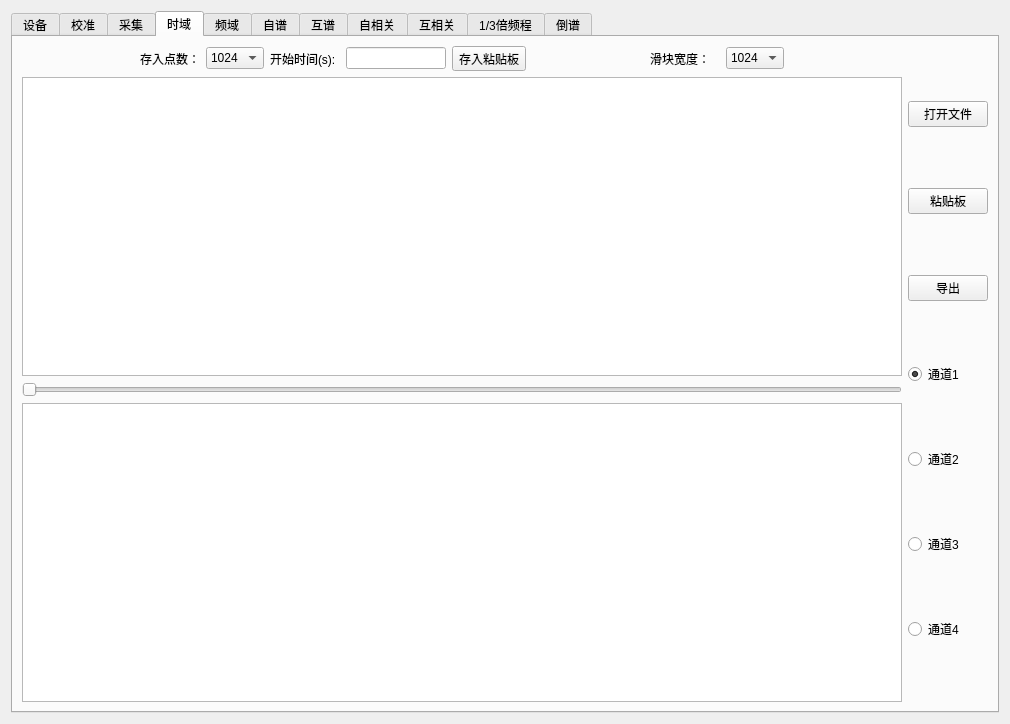
<?xml version="1.0" encoding="UTF-8"?>
<ui version="4.0">
 <class>SoundTest::WidgetSoundTest</class>
 <widget class="QWidget" name="SoundTest::WidgetSoundTest">
  <property name="geometry">
   <rect>
    <x>0</x>
    <y>0</y>
    <width>1010</width>
    <height>715</height>
   </rect>
  </property>
  <property name="windowTitle">
   <string>Toolbars</string>
  </property>
  <layout class="QVBoxLayout" name="verticalLayout_20">
   <item>
    <widget class="QTabWidget" name="tab_sound_test">
     <property name="currentIndex">
      <number>3</number>
     </property>
     <widget class="QWidget" name="tab_shebei">
      <attribute name="title">
       <string>设备</string>
      </attribute>
      <layout class="QHBoxLayout" name="horizontalLayout_3">
       <item>
        <layout class="QHBoxLayout" name="horizontalLayout_2">
         <item>
          <widget class="QTableView" name="tableViewShebei"/>
         </item>
         <item>
          <layout class="QVBoxLayout" name="verticalLayout">
           <item>
            <widget class="QPushButton" name="pushButtonShaomiao">
             <property name="text">
              <string>扫描设备</string>
             </property>
            </widget>
           </item>
           <item>
            <widget class="QPushButton" name="pushButtonSellect">
             <property name="text">
              <string>设为采集</string>
             </property>
            </widget>
           </item>
          </layout>
         </item>
        </layout>
       </item>
      </layout>
     </widget>
     <widget class="QWidget" name="tab_jiaozhun">
      <attribute name="title">
       <string>校准</string>
      </attribute>
      <layout class="QHBoxLayout" name="horizontalLayout_7">
       <item>
        <layout class="QHBoxLayout" name="horizontalLayout_6">
         <property name="leftMargin">
          <number>0</number>
         </property>
         <item>
          <layout class="QVBoxLayout" name="verticalLayout_5">
           <item>
            <widget class="QTableView" name="tableViewTongdao">
             <property name="maximumSize">
              <size>
               <width>16777215</width>
               <height>150</height>
              </size>
             </property>
            </widget>
           </item>
           <item>
            <widget class="QChartView" name="graphicsViewCeliTime"/>
           </item>
           <item>
            <widget class="QChartView" name="graphicsViewCeliFreq"/>
           </item>
           <item>
            <widget class="QTextEdit" name="textEditCeliRes">
             <property name="maximumSize">
              <size>
               <width>16777215</width>
               <height>30</height>
              </size>
             </property>
            </widget>
           </item>
          </layout>
         </item>
         <item>
          <layout class="QVBoxLayout" name="verticalLayout_3">
           <property name="sizeConstraint">
            <enum>QLayout::SetMinimumSize</enum>
           </property>
           <property name="leftMargin">
            <number>20</number>
           </property>
           <property name="rightMargin">
            <number>0</number>
           </property>
           <item>
            <widget class="QRadioButton" name="radioButtonCelibration1">
             <property name="text">
              <string>通道1</string>
             </property>
             <property name="checked">
              <bool>true</bool>
             </property>
            </widget>
           </item>
           <item>
            <widget class="QRadioButton" name="radioButtonCelibration2">
             <property name="text">
              <string>通道2</string>
             </property>
            </widget>
           </item>
           <item>
            <widget class="QRadioButton" name="radioButtonCelibration3">
             <property name="text">
              <string>通道3</string>
             </property>
            </widget>
           </item>
           <item>
            <widget class="QRadioButton" name="radioButtonCelibration4">
             <property name="text">
              <string>通道4</string>
             </property>
            </widget>
           </item>
           <item>
            <widget class="QPushButton" name="pushButtonShowWave">
             <property name="text">
              <string>显示波形</string>
             </property>
            </widget>
           </item>
           <item>
            <widget class="QPushButton" name="pushButtonStartCelibration">
             <property name="text">
              <string>开始校准</string>
             </property>
            </widget>
           </item>
          </layout>
         </item>
        </layout>
       </item>
      </layout>
     </widget>
     <widget class="QWidget" name="tab_caiji">
      <attribute name="title">
       <string>采集</string>
      </attribute>
      <layout class="QHBoxLayout" name="horizontalLayout_5">
       <item>
        <layout class="QHBoxLayout" name="horizontalLayout_4">
         <item>
          <layout class="QGridLayout" name="gridLayout">
           <item row="0" column="1">
            <widget class="QChartView" name="graphicsView2"/>
           </item>
           <item row="0" column="0">
            <widget class="QChartView" name="graphicsView1"/>
           </item>
           <item row="1" column="1">
            <widget class="QChartView" name="graphicsView4"/>
           </item>
           <item row="1" column="0">
            <widget class="QChartView" name="graphicsView3"/>
           </item>
          </layout>
         </item>
         <item>
          <layout class="QVBoxLayout" name="verticalLayout_2">
           <item>
            <layout class="QVBoxLayout" name="verticalLayout_16">
             <item>
              <widget class="QLabel" name="label_3">
               <property name="maximumSize">
                <size>
                 <width>16777215</width>
                 <height>30</height>
                </size>
               </property>
               <property name="text">
                <string>采样频率(Hz)：</string>
               </property>
              </widget>
             </item>
             <item>
              <widget class="QComboBox" name="comboBoxFs">
               <property name="maximumSize">
                <size>
                 <width>16777215</width>
                 <height>25</height>
                </size>
               </property>
               <item>
                <property name="text">
                 <string>128k</string>
                </property>
               </item>
               <item>
                <property name="text">
                 <string>64k</string>
                </property>
               </item>
               <item>
                <property name="text">
                 <string>32k</string>
                </property>
               </item>
               <item>
                <property name="text">
                 <string>16k</string>
                </property>
               </item>
               <item>
                <property name="text">
                 <string>8k</string>
                </property>
               </item>
               <item>
                <property name="text">
                 <string>4k</string>
                </property>
               </item>
               <item>
                <property name="text">
                 <string>2k</string>
                </property>
               </item>
               <item>
                <property name="text">
                 <string>1k</string>
                </property>
               </item>
              </widget>
             </item>
            </layout>
           </item>
           <item>
            <layout class="QVBoxLayout" name="verticalLayout_14">
             <item>
              <widget class="QLabel" name="label">
               <property name="maximumSize">
                <size>
                 <width>16777215</width>
                 <height>30</height>
                </size>
               </property>
               <property name="text">
                <string>示波点数：</string>
               </property>
              </widget>
             </item>
             <item>
              <widget class="QComboBox" name="comboBoxShiboLength">
               <item>
                <property name="text">
                 <string>1024</string>
                </property>
               </item>
               <item>
                <property name="text">
                 <string>2048</string>
                </property>
               </item>
               <item>
                <property name="text">
                 <string>4096</string>
                </property>
               </item>
               <item>
                <property name="text">
                 <string>8192</string>
                </property>
               </item>
              </widget>
             </item>
             <item>
              <widget class="QPushButton" name="pushButtonShibo">
               <property name="text">
                <string>示波</string>
               </property>
              </widget>
             </item>
             <item>
              <widget class="QPushButton" name="pushButtonStopShibo">
               <property name="text">
                <string>停止示波</string>
               </property>
              </widget>
             </item>
            </layout>
           </item>
           <item>
            <layout class="QVBoxLayout" name="verticalLayout_15">
             <item>
              <widget class="QLabel" name="label_2">
               <property name="maximumSize">
                <size>
                 <width>16777215</width>
                 <height>30</height>
                </size>
               </property>
               <property name="text">
                <string>采样点数：</string>
               </property>
              </widget>
             </item>
             <item>
              <widget class="QComboBox" name="comboBoxCaiyangLength">
               <item>
                <property name="text">
                 <string>1024</string>
                </property>
               </item>
               <item>
                <property name="text">
                 <string>2048</string>
                </property>
               </item>
               <item>
                <property name="text">
                 <string>4096</string>
                </property>
               </item>
               <item>
                <property name="text">
                 <string>8192</string>
                </property>
               </item>
               <item>
                <property name="text">
                 <string>2min</string>
                </property>
               </item>
               <item>
                <property name="text">
                 <string>10min</string>
                </property>
               </item>
              </widget>
             </item>
             <item>
              <widget class="QPushButton" name="pushButtonCaiyang">
               <property name="text">
                <string>采样</string>
               </property>
              </widget>
             </item>
            </layout>
           </item>
           <item>
            <layout class="QVBoxLayout" name="verticalLayout_21">
             <property name="topMargin">
              <number>0</number>
             </property>
             <item>
              <widget class="QLabel" name="label_4">
               <property name="maximumSize">
                <size>
                 <width>16777215</width>
                 <height>30</height>
                </size>
               </property>
               <property name="text">
                <string>通道1:</string>
               </property>
              </widget>
             </item>
             <item>
              <widget class="QRadioButton" name="radioButtonAC1">
               <property name="text">
                <string>AC</string>
               </property>
              </widget>
             </item>
             <item>
              <widget class="QRadioButton" name="radioButtonDC1">
               <property name="text">
                <string>DC</string>
               </property>
              </widget>
             </item>
             <item>
              <widget class="QRadioButton" name="radioButtonIepe1">
               <property name="text">
                <string>IEPE AC</string>
               </property>
               <property name="checked">
                <bool>true</bool>
               </property>
              </widget>
             </item>
            </layout>
           </item>
           <item>
            <layout class="QVBoxLayout" name="verticalLayout_18">
             <property name="topMargin">
              <number>0</number>
             </property>
             <item>
              <widget class="QLabel" name="label_7">
               <property name="maximumSize">
                <size>
                 <width>16777215</width>
                 <height>30</height>
                </size>
               </property>
               <property name="text">
                <string>通道2:</string>
               </property>
              </widget>
             </item>
             <item>
              <widget class="QRadioButton" name="radioButtonAC2">
               <property name="text">
                <string>AC</string>
               </property>
              </widget>
             </item>
             <item>
              <widget class="QRadioButton" name="radioButtonDC2">
               <property name="text">
                <string>DC</string>
               </property>
              </widget>
             </item>
             <item>
              <widget class="QRadioButton" name="radioButtonIepe2">
               <property name="text">
                <string>IEPE AC</string>
               </property>
               <property name="checked">
                <bool>true</bool>
               </property>
              </widget>
             </item>
            </layout>
           </item>
           <item>
            <layout class="QVBoxLayout" name="verticalLayout_19">
             <item>
              <widget class="QLabel" name="label_6">
               <property name="maximumSize">
                <size>
                 <width>16777215</width>
                 <height>30</height>
                </size>
               </property>
               <property name="text">
                <string>通道3:</string>
               </property>
              </widget>
             </item>
             <item>
              <widget class="QRadioButton" name="radioButtonAC3">
               <property name="text">
                <string>AC</string>
               </property>
              </widget>
             </item>
             <item>
              <widget class="QRadioButton" name="radioButtonDC3">
               <property name="text">
                <string>DC</string>
               </property>
              </widget>
             </item>
             <item>
              <widget class="QRadioButton" name="radioButtonIepe3">
               <property name="text">
                <string>IEPE AC</string>
               </property>
               <property name="checked">
                <bool>true</bool>
               </property>
              </widget>
             </item>
            </layout>
           </item>
           <item>
            <layout class="QVBoxLayout" name="verticalLayout_17">
             <item>
              <widget class="QLabel" name="label_5">
               <property name="maximumSize">
                <size>
                 <width>16777215</width>
                 <height>30</height>
                </size>
               </property>
               <property name="text">
                <string>通道4:</string>
               </property>
              </widget>
             </item>
             <item>
              <widget class="QRadioButton" name="radioButtonAC4">
               <property name="text">
                <string>AC</string>
               </property>
              </widget>
             </item>
             <item>
              <widget class="QRadioButton" name="radioButtonDC4">
               <property name="text">
                <string>DC</string>
               </property>
              </widget>
             </item>
             <item>
              <widget class="QRadioButton" name="radioButtonIepe4">
               <property name="text">
                <string>IEPE AC</string>
               </property>
               <property name="checked">
                <bool>true</bool>
               </property>
              </widget>
             </item>
            </layout>
           </item>
          </layout>
         </item>
        </layout>
       </item>
      </layout>
     </widget>
     <widget class="QWidget" name="tab_shiyu">
      <attribute name="title">
       <string>时域</string>
      </attribute>
      <layout class="QHBoxLayout" name="horizontalLayout_9">
       <item>
        <layout class="QGridLayout" name="gridLayout_2">
         <property name="rightMargin">
          <number>0</number>
         </property>
         <item row="2" column="0">
          <widget class="QChartView" name="graphicsViewTimeAnalysis"/>
         </item>
         <item row="3" column="0">
          <widget class="QSlider" name="horizontalSliderTime">
           <property name="orientation">
            <enum>Qt::Horizontal</enum>
           </property>
          </widget>
         </item>
         <item row="4" column="0">
          <widget class="QTextEdit" name="textEditTimeAnalysis"/>
         </item>
         <item row="0" column="0">
          <layout class="QHBoxLayout" name="horizontalLayout_17">
           <property name="topMargin">
            <number>0</number>
           </property>
           <property name="rightMargin">
            <number>0</number>
           </property>
           <item>
            <layout class="QHBoxLayout" name="horizontalLayout_18">
             <property name="rightMargin">
              <number>0</number>
             </property>
             <item>
              <layout class="QHBoxLayout" name="horizontalLayout_20">
               <item>
                <widget class="QLabel" name="label_8">
                 <property name="sizePolicy">
                  <sizepolicy hsizetype="Minimum" vsizetype="Preferred">
                   <horstretch>0</horstretch>
                   <verstretch>0</verstretch>
                  </sizepolicy>
                 </property>
                 <property name="maximumSize">
                  <size>
                   <width>60</width>
                   <height>16777215</height>
                  </size>
                 </property>
                 <property name="text">
                  <string>存入点数：</string>
                 </property>
                </widget>
               </item>
               <item>
                <widget class="QComboBox" name="comboBoxPoints">
                 <property name="sizePolicy">
                  <sizepolicy hsizetype="Maximum" vsizetype="Fixed">
                   <horstretch>0</horstretch>
                   <verstretch>0</verstretch>
                  </sizepolicy>
                 </property>
                 <item>
                  <property name="text">
                   <string>1024</string>
                  </property>
                 </item>
                 <item>
                  <property name="text">
                   <string>2048</string>
                  </property>
                 </item>
                 <item>
                  <property name="text">
                   <string>4096</string>
                  </property>
                 </item>
                 <item>
                  <property name="text">
                   <string>8192</string>
                  </property>
                 </item>
                </widget>
               </item>
              </layout>
             </item>
             <item>
              <layout class="QHBoxLayout" name="horizontalLayout_22">
               <item>
                <widget class="QLabel" name="label_10">
                 <property name="maximumSize">
                  <size>
                   <width>70</width>
                   <height>16777215</height>
                  </size>
                 </property>
                 <property name="text">
                  <string>开始时间(s):</string>
                 </property>
                </widget>
               </item>
               <item>
                <widget class="QLineEdit" name="lineEditStartTime">
                 <property name="maximumSize">
                  <size>
                   <width>100</width>
                   <height>16777215</height>
                  </size>
                 </property>
                </widget>
               </item>
              </layout>
             </item>
             <item>
              <widget class="QToolButton" name="toolButtonSaveToZhantieban">
               <property name="text">
                <string>存入粘贴板</string>
               </property>
              </widget>
             </item>
            </layout>
           </item>
           <item>
            <layout class="QHBoxLayout" name="horizontalLayout_19">
             <property name="leftMargin">
              <number>0</number>
             </property>
             <item>
              <widget class="QLabel" name="label_9">
               <property name="maximumSize">
                <size>
                 <width>70</width>
                 <height>16777215</height>
                </size>
               </property>
               <property name="text">
                <string>滑块宽度：</string>
               </property>
              </widget>
             </item>
             <item>
              <widget class="QComboBox" name="comboBoxPointsForSlider">
               <property name="sizePolicy">
                <sizepolicy hsizetype="Maximum" vsizetype="Fixed">
                 <horstretch>0</horstretch>
                 <verstretch>0</verstretch>
                </sizepolicy>
               </property>
               <item>
                <property name="text">
                 <string>1024</string>
                </property>
               </item>
               <item>
                <property name="text">
                 <string>2048</string>
                </property>
               </item>
               <item>
                <property name="text">
                 <string>4096</string>
                </property>
               </item>
               <item>
                <property name="text">
                 <string>8192</string>
                </property>
               </item>
              </widget>
             </item>
            </layout>
           </item>
          </layout>
         </item>
        </layout>
       </item>
       <item>
        <layout class="QHBoxLayout" name="horizontalLayout_8">
         <item>
          <layout class="QVBoxLayout" name="verticalLayout_4">
           <property name="rightMargin">
            <number>0</number>
           </property>
           <item>
            <widget class="QPushButton" name="pushButtonOpenTimeFile">
             <property name="text">
              <string>打开文件</string>
             </property>
            </widget>
           </item>
           <item>
            <widget class="QPushButton" name="pushButtonZhantiebanTime">
             <property name="text">
              <string>粘贴板</string>
             </property>
            </widget>
           </item>
           <item>
            <widget class="QPushButton" name="pushButtonDaochu">
             <property name="text">
              <string>导出</string>
             </property>
            </widget>
           </item>
           <item>
            <widget class="QRadioButton" name="radioButtonTimeChannel1">
             <property name="text">
              <string>通道1</string>
             </property>
             <property name="checked">
              <bool>true</bool>
             </property>
            </widget>
           </item>
           <item>
            <widget class="QRadioButton" name="radioButtonTimeChannel2">
             <property name="text">
              <string>通道2</string>
             </property>
            </widget>
           </item>
           <item>
            <widget class="QRadioButton" name="radioButtonTimeChannel3">
             <property name="text">
              <string>通道3</string>
             </property>
            </widget>
           </item>
           <item>
            <widget class="QRadioButton" name="radioButtonTimeChannel4">
             <property name="text">
              <string>通道4</string>
             </property>
            </widget>
           </item>
          </layout>
         </item>
        </layout>
       </item>
      </layout>
     </widget>
     <widget class="QWidget" name="tab_pinyu">
      <attribute name="title">
       <string>频域</string>
      </attribute>
      <layout class="QHBoxLayout" name="horizontalLayout_11">
       <item>
        <layout class="QGridLayout" name="gridLayout_3">
         <item row="0" column="0">
          <widget class="QChartView" name="graphicsViewFreqAnalysis"/>
         </item>
         <item row="1" column="0">
          <widget class="QTextEdit" name="textEditFreqAnalysis"/>
         </item>
        </layout>
       </item>
       <item>
        <layout class="QVBoxLayout" name="verticalLayout_6">
         <property name="rightMargin">
          <number>0</number>
         </property>
         <item>
          <widget class="QPushButton" name="pushButtonOpenFreqFile">
           <property name="text">
            <string>打开文件</string>
           </property>
          </widget>
         </item>
         <item>
          <widget class="QPushButton" name="pushButtonZhantiebanFreq">
           <property name="text">
            <string>粘贴板</string>
           </property>
          </widget>
         </item>
         <item>
          <widget class="QRadioButton" name="radioButtonFreqChannel1">
           <property name="text">
            <string>通道1</string>
           </property>
           <property name="checked">
            <bool>true</bool>
           </property>
          </widget>
         </item>
         <item>
          <widget class="QRadioButton" name="radioButtonFreqChannel2">
           <property name="text">
            <string>通道2</string>
           </property>
          </widget>
         </item>
         <item>
          <widget class="QRadioButton" name="radioButtonFreqChannel3">
           <property name="text">
            <string>通道3</string>
           </property>
          </widget>
         </item>
         <item>
          <widget class="QRadioButton" name="radioButtonFreqChannel4">
           <property name="text">
            <string>通道4</string>
           </property>
          </widget>
         </item>
         <item>
          <widget class="QComboBox" name="comboBoxWindow">
           <item>
            <property name="text">
             <string>无</string>
            </property>
           </item>
           <item>
            <property name="text">
             <string>汉宁窗</string>
            </property>
           </item>
           <item>
            <property name="text">
             <string>矩形窗</string>
            </property>
           </item>
           <item>
            <property name="text">
             <string>海明窗</string>
            </property>
           </item>
          </widget>
         </item>
        </layout>
       </item>
      </layout>
     </widget>
     <widget class="QWidget" name="tab_zipu">
      <attribute name="title">
       <string>自谱</string>
      </attribute>
      <layout class="QHBoxLayout" name="horizontalLayout_10">
       <item>
        <layout class="QGridLayout" name="gridLayout_4">
         <item row="0" column="0">
          <widget class="QChartView" name="graphicsViewPsdAnalysis"/>
         </item>
         <item row="1" column="0">
          <widget class="QTextEdit" name="textEdit"/>
         </item>
        </layout>
       </item>
       <item>
        <layout class="QVBoxLayout" name="verticalLayout_7">
         <property name="rightMargin">
          <number>0</number>
         </property>
         <item>
          <widget class="QPushButton" name="pushButtonOpenPsdFile">
           <property name="text">
            <string>打开文件</string>
           </property>
          </widget>
         </item>
         <item>
          <widget class="QPushButton" name="pushButtonZhantiebanPsd">
           <property name="text">
            <string>粘贴板</string>
           </property>
          </widget>
         </item>
         <item>
          <widget class="QRadioButton" name="radioButtonPsdChannel1">
           <property name="text">
            <string>通道1</string>
           </property>
           <property name="checked">
            <bool>true</bool>
           </property>
          </widget>
         </item>
         <item>
          <widget class="QRadioButton" name="radioButtonPsdChannel2">
           <property name="text">
            <string>通道2</string>
           </property>
          </widget>
         </item>
         <item>
          <widget class="QRadioButton" name="radioButtonPsdChannel3">
           <property name="text">
            <string>通道3</string>
           </property>
          </widget>
         </item>
         <item>
          <widget class="QRadioButton" name="radioButtonPsdChannel4">
           <property name="text">
            <string>通道4</string>
           </property>
          </widget>
         </item>
        </layout>
       </item>
      </layout>
     </widget>
     <widget class="QWidget" name="tab_hupu">
      <attribute name="title">
       <string>互谱</string>
      </attribute>
      <layout class="QHBoxLayout" name="horizontalLayout_12">
       <item>
        <layout class="QGridLayout" name="gridLayout_5">
         <item row="1" column="0">
          <widget class="QChartView" name="graphicsViewCpsdAnalysis2"/>
         </item>
         <item row="0" column="0">
          <widget class="QChartView" name="graphicsViewCpsdAnalysis1"/>
         </item>
         <item row="2" column="0">
          <widget class="QTextEdit" name="textEdit_2"/>
         </item>
        </layout>
       </item>
       <item>
        <layout class="QVBoxLayout" name="verticalLayout_8">
         <property name="rightMargin">
          <number>0</number>
         </property>
         <item>
          <widget class="QPushButton" name="pushButtonOpenCpsdFile">
           <property name="text">
            <string>打开文件</string>
           </property>
          </widget>
         </item>
         <item>
          <widget class="QPushButton" name="pushButtonZhantiebanCpsd">
           <property name="text">
            <string>粘贴板</string>
           </property>
          </widget>
         </item>
         <item>
          <widget class="QPushButton" name="pushButtonCpsdAnalysis">
           <property name="text">
            <string>分析</string>
           </property>
          </widget>
         </item>
         <item>
          <widget class="QCheckBox" name="checkBoxCpsdChannel1">
           <property name="text">
            <string>通道1</string>
           </property>
          </widget>
         </item>
         <item>
          <widget class="QCheckBox" name="checkBoxCpsdChannel2">
           <property name="text">
            <string>通道2</string>
           </property>
          </widget>
         </item>
         <item>
          <widget class="QCheckBox" name="checkBoxCpsdChannel3">
           <property name="text">
            <string>通道3</string>
           </property>
          </widget>
         </item>
         <item>
          <widget class="QCheckBox" name="checkBoxCpsdChannel4">
           <property name="text">
            <string>通道4</string>
           </property>
          </widget>
         </item>
        </layout>
       </item>
      </layout>
     </widget>
     <widget class="QWidget" name="tab_xiangguanxing">
      <attribute name="title">
       <string>自相关</string>
      </attribute>
      <layout class="QHBoxLayout" name="horizontalLayout_13">
       <item>
        <layout class="QGridLayout" name="gridLayout_6">
         <item row="0" column="0">
          <widget class="QChartView" name="graphicsViewCorrAnalysis"/>
         </item>
         <item row="1" column="0">
          <widget class="QTextEdit" name="textEdit_3"/>
         </item>
        </layout>
       </item>
       <item>
        <layout class="QVBoxLayout" name="verticalLayout_9">
         <property name="rightMargin">
          <number>0</number>
         </property>
         <item>
          <widget class="QPushButton" name="pushButtonOpenCorrFile">
           <property name="text">
            <string>打开文件</string>
           </property>
          </widget>
         </item>
         <item>
          <widget class="QPushButton" name="pushButtonZhantiebanCorr">
           <property name="text">
            <string>粘贴板</string>
           </property>
          </widget>
         </item>
         <item>
          <widget class="QRadioButton" name="radioButtonCorrChannel1">
           <property name="text">
            <string>通道1</string>
           </property>
           <property name="checked">
            <bool>true</bool>
           </property>
          </widget>
         </item>
         <item>
          <widget class="QRadioButton" name="radioButtonCorrChannel2">
           <property name="text">
            <string>通道2</string>
           </property>
          </widget>
         </item>
         <item>
          <widget class="QRadioButton" name="radioButtonCorrChannel3">
           <property name="text">
            <string>通道3</string>
           </property>
          </widget>
         </item>
         <item>
          <widget class="QRadioButton" name="radioButtonCorrChannel4">
           <property name="text">
            <string>通道4</string>
           </property>
          </widget>
         </item>
        </layout>
       </item>
      </layout>
     </widget>
     <widget class="QWidget" name="tab_huxiangguan">
      <attribute name="title">
       <string>互相关</string>
      </attribute>
      <layout class="QHBoxLayout" name="horizontalLayout_16">
       <item>
        <layout class="QVBoxLayout" name="verticalLayout_12">
         <item>
          <widget class="QChartView" name="graphicsViewXcorrAnalysis"/>
         </item>
         <item>
          <widget class="QTextEdit" name="textEdit_5"/>
         </item>
        </layout>
       </item>
       <item>
        <layout class="QVBoxLayout" name="verticalLayout_13">
         <property name="rightMargin">
          <number>20</number>
         </property>
         <item>
          <widget class="QPushButton" name="pushButtonOpenXcorrFile">
           <property name="text">
            <string>打开文件</string>
           </property>
          </widget>
         </item>
         <item>
          <widget class="QPushButton" name="pushButtonZhantiebanXcorr">
           <property name="text">
            <string>粘贴板</string>
           </property>
          </widget>
         </item>
         <item>
          <widget class="QPushButton" name="pushButtonXcorrAnalysis">
           <property name="text">
            <string>分析</string>
           </property>
          </widget>
         </item>
         <item>
          <widget class="QCheckBox" name="checkBoxXcorrChannel1">
           <property name="text">
            <string>通道1</string>
           </property>
          </widget>
         </item>
         <item>
          <widget class="QCheckBox" name="checkBoxXcorrChannel2">
           <property name="text">
            <string>通道2</string>
           </property>
          </widget>
         </item>
         <item>
          <widget class="QCheckBox" name="checkBoxXcorrChannel3">
           <property name="text">
            <string>通道3</string>
           </property>
          </widget>
         </item>
         <item>
          <widget class="QCheckBox" name="checkBoxXcorrChannel4">
           <property name="text">
            <string>通道4</string>
           </property>
          </widget>
         </item>
        </layout>
       </item>
      </layout>
     </widget>
     <widget class="QWidget" name="tab_beipincheng">
      <attribute name="title">
       <string>1/3倍频程</string>
      </attribute>
      <layout class="QHBoxLayout" name="horizontalLayout_14">
       <item>
        <layout class="QGridLayout" name="gridLayout_7">
         <item row="0" column="0">
          <widget class="QChartView" name="graphicsViewOneThirdAnalys"/>
         </item>
         <item row="1" column="0">
          <widget class="QTextEdit" name="textEditOneThirdAnalysis"/>
         </item>
        </layout>
       </item>
       <item>
        <layout class="QVBoxLayout" name="verticalLayout_10">
         <property name="rightMargin">
          <number>0</number>
         </property>
         <item>
          <widget class="QPushButton" name="pushButtonOpenOneThirdFile">
           <property name="text">
            <string>打开文件</string>
           </property>
          </widget>
         </item>
         <item>
          <widget class="QPushButton" name="pushButtonZhantiebanOnethird">
           <property name="text">
            <string>粘贴板</string>
           </property>
          </widget>
         </item>
         <item>
          <widget class="QRadioButton" name="radioButtonOneThirdChannel1">
           <property name="text">
            <string>通道1</string>
           </property>
           <property name="checked">
            <bool>true</bool>
           </property>
          </widget>
         </item>
         <item>
          <widget class="QRadioButton" name="radioButtonOneThirdChannel2">
           <property name="text">
            <string>通道2</string>
           </property>
          </widget>
         </item>
         <item>
          <widget class="QRadioButton" name="radioButtonOneThirdChannel3">
           <property name="text">
            <string>通道3</string>
           </property>
          </widget>
         </item>
         <item>
          <widget class="QRadioButton" name="radioButtonOneThirdChannel4">
           <property name="text">
            <string>通道4</string>
           </property>
          </widget>
         </item>
         <item>
          <widget class="QPushButton" name="pushButtonXLine">
           <property name="text">
            <string>X轴线性</string>
           </property>
          </widget>
         </item>
         <item>
          <widget class="QPushButton" name="pushButtonXLog">
           <property name="text">
            <string>X轴对数</string>
           </property>
          </widget>
         </item>
        </layout>
       </item>
      </layout>
     </widget>
     <widget class="QWidget" name="tab_daopu">
      <attribute name="title">
       <string>倒谱</string>
      </attribute>
      <layout class="QHBoxLayout" name="horizontalLayout_15">
       <item>
        <layout class="QGridLayout" name="gridLayout_8">
         <item row="0" column="0">
          <widget class="QChartView" name="graphicsViewDaopuAnalys"/>
         </item>
         <item row="1" column="0">
          <widget class="QTextEdit" name="textEdit_4"/>
         </item>
        </layout>
       </item>
       <item>
        <layout class="QVBoxLayout" name="verticalLayout_11">
         <property name="rightMargin">
          <number>0</number>
         </property>
         <item>
          <widget class="QPushButton" name="pushButtonOpenDaopuFile">
           <property name="text">
            <string>打开文件</string>
           </property>
          </widget>
         </item>
         <item>
          <widget class="QPushButton" name="pushButtonZhantiebanDaopu">
           <property name="text">
            <string>粘贴板</string>
           </property>
          </widget>
         </item>
         <item>
          <widget class="QRadioButton" name="radioButtonDaopuChannel1">
           <property name="text">
            <string>通道1</string>
           </property>
           <property name="checked">
            <bool>true</bool>
           </property>
          </widget>
         </item>
         <item>
          <widget class="QRadioButton" name="radioButtonDaopuChannel2">
           <property name="text">
            <string>通道2</string>
           </property>
          </widget>
         </item>
         <item>
          <widget class="QRadioButton" name="radioButtonDaopuChannel3">
           <property name="text">
            <string>通道3</string>
           </property>
          </widget>
         </item>
         <item>
          <widget class="QRadioButton" name="radioButtonDaopuChannel4">
           <property name="text">
            <string>通道4</string>
           </property>
          </widget>
         </item>
        </layout>
       </item>
      </layout>
     </widget>
    </widget>
   </item>
  </layout>
 </widget>
 <customwidgets>
  <customwidget>
   <class>QChartView</class>
   <extends>QGraphicsView</extends>
   <header location="global">qchartview.h</header>
  </customwidget>
 </customwidgets>
 <resources/>
 <connections/>
</ui>
